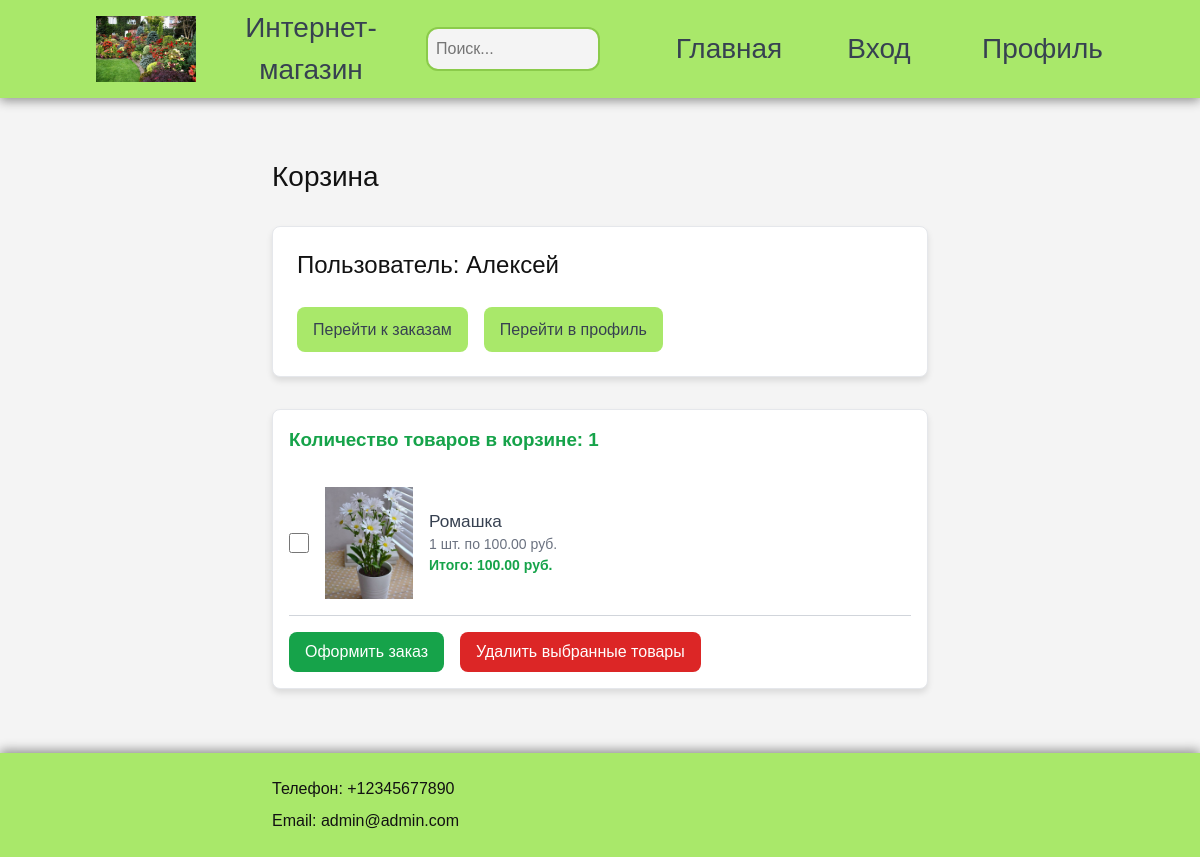
Screenshot of /cart/ (signed in) with the database file from the repository.
### shop/models.py (models this page shows, shortened)
class ShopUser(models.Model):
    email = models.EmailField(unique=True, verbose_name="Email")
    first_name = models.CharField(max_length=255, verbose_name="Имя")
    surname = models.CharField(max_length=255, verbose_name="Фамилия")
    phone_number = models.CharField(max_length=20, verbose_name="Телефон")
    password = models.CharField(max_length=128, verbose_name="Пароль")
    created_at = models.DateTimeField(auto_now_add=True, verbose_name="Дата регистрации")
    city = models.CharField(max_length=100, verbose_name="Город", default="Не указан")
    street = models.CharField(max_length=255, verbose_name="Улица", default="Не указана")
    house = models.CharField(max_length=20, verbose_name="Дом", default="Не указан")
    apartment = models.CharField(max_length=20, verbose_name="Квартира", blank=True, null=True)
    postal_code = models.CharField(max_length=20, verbose_name="Почтовый индекс", default="Не указан")

class Cart(models.Model):
    user = models.OneToOneField(ShopUser, on_delete=models.CASCADE, related_name="cart")
    created_at = models.DateTimeField(auto_now_add=True)

class CartItem(models.Model):
    cart = models.ForeignKey(Cart, related_name="items", on_delete=models.CASCADE)
    product = models.ForeignKey('Product', on_delete=models.CASCADE)
    quantity = models.PositiveIntegerField(default=0)
    is_selected = models.BooleanField(default=False)

class Product(models.Model):
    category = models.ForeignKey(Category, related_name='products', on_delete=models.CASCADE)
    name = models.CharField(max_length=200, db_index=True)
    slug = models.SlugField(max_length=200, db_index=True)
    image = models.ImageField(upload_to='products/%Y/%m/%d', blank=True)
    short_description = models.TextField(blank=True)
    description = models.TextField(blank=True)
    price = models.DecimalField(max_digits=10, decimal_places=2)
    stock = models.PositiveIntegerField()
    available = models.BooleanField(default=True)
    created = models.DateTimeField(auto_now_add=True)
    updated = models.DateTimeField(auto_now=True)
    class Meta:
        ordering = ('name',)
        index_together = (('id', 'slug'),)
    def get_absolute_url(self):
        return reverse('shop:product_detail',
                        args=[self.id, self.slug])

### shop/views.py (the view)
# urls.py: path('cart/', views.cart, name='cart'),
def cart(request): # страница корзины
    if 'user_id' not in request.session:
        return redirect('shop:registration')
    user = ShopUser.objects.get(id=request.session['user_id'])
    cart = user.cart  # Корзина пользователя
    return render(request, 'shop/cart.html', {'user': user, 'cart': cart})

### shop/templatetags/calculations.py (called while the page is built)
@register.filter
def multiply(value, arg):
    return value * arg

@register.filter
def sum_cart(items):
    i = 0
    for item in items:
        if item.quantity:
            i+=1*item.quantity
        else:
            i+=1
    return i

### shop/templates/shop/cart.html (shortened to what this page needs)
{% extends "shop/base.html" %}
{% load static %}
{% load calculations %}
{% block content %}
<h2>Корзина</h2>
<article class="profil_data">
    <article class="basket-content">
        <h3>Пользователь: {{ user.first_name }}</h3>
    </article>
    <article class="basket-content">
        <form method="post" action="{% url 'shop:order' %}">
            <button type="submit" class="profil-btn" style="width: 100%; padding: 0 1rem;">Перейти к заказам</button>
        </form>
        <form method="post" action="{% url 'shop:profil' %}">
            <button type="submit" class="profil-btn" style="width: 100%; padding: 0 1rem;">Перейти в профиль</button>
        </form>
    </article>
</article>
<article class="order_article">
    {% if cart.items.exists %}
    <form method="post" action="{% url 'shop:cart_action' %}">
            <section class="text-in">Количество товаров в корзине: {{ cart.items.all|sum_cart }}</section>
            {% for item in cart.items.all %}
            <section class="order-row">
                <input type="checkbox" name="selected_items" value="{{ item.id }}">
                <a class="order-images" href="{{ item.product.get_absolute_url }}">
                    <img src="{% if item.product.image %}{{ item.product.image.url }}{% else %}{% static 'img/err.jpg' %}{% endif %}">
                </a>
                <div class="order-details">
                    <a class="product-name" href="{{ item.product.get_absolute_url }}">{{ item.product.name }}</a>
                    <div class="product-info">
                        {{ item.quantity }} шт. по {{ item.product.price }} руб. <br>
                        <strong>Итого: {{ item.quantity|multiply:item.product.price }} руб.</strong>
                    </div>
                </div>
            </section>
            {% endfor %}
        <div class="basket-content">
            <button type="submit" class="order-btn btn-success" onclick="this.form.action.value='order'">
                Оформить заказ
            </button>
            <button type="submit" class="order-btn btn-danger" onclick="this.form.action.value='remove'">
                Удалить выбранные товары
            </button>
        </div>
    </form>
    {% else %}
        <section class="text-in">Корзина пуста</section>
    {% endif %}
</article>
{% endblock content %}

### shop/static/css/garden_store.css (style rules this page uses)
* { margin: 0; padding: 0; }
[data-theme="color"] { --body-bg: #f4f4f4; --form-bg: #ffffff; --header-bg: #A9E86A; --header-bg-dark: #8bcb4b; --dark: #121212; --gray: #374151; --link: #61afef; --link-hover: #2c83ca; --link-active: #375772; --hr: #a2a2a2; --shadow: #939393; --code-color: #888; --img-op: 1; }
body, html { margin: 0; padding: 0; width: 100%; height: 100%; }
body { color: var(--dark); background-color: var(--body-bg); font-family: 'Rubik', sans-serif; font-weight: 400; }
a { font-size: 26px; color: var(--link); text-decoration: none; }
h2 { font-size: 28px; margin-bottom: 2rem; }
h3 { font-size: 24px; margin-bottom: 1rem; }
form { display: flex; flex-direction: column; gap: 1rem; }
input { width: 70%; padding: 8px; border: 1px solid #ccc; border-radius: 5px; outline: none; transition: border-color 0.2s; }
.profil_data { display: grid; padding: 1.5rem; margin: 2rem 0; background-color: var(--form-bg); box-shadow: 0 4px 6px rgba(0, 0, 0, 0.1); border-radius: 0.5rem; border: 1px solid #e5e7eb; }
.basket-content { display: flex; gap: 1rem; align-items: center; }
.basket-content h3 { margin-bottom: 1.75rem; }
.profil-btn { width: 85%; height: 45px; border-radius: 0.5rem; font-size: 1rem; color: var(--gray); background-color: var(--header-bg); border: none; cursor: pointer; transition: transform 0.2s ease, background-color 0.2s ease; }
.order_article { padding: 1rem; margin: 2rem 0; background-color: var(--form-bg); box-shadow: 0 4px 6px rgba(0, 0, 0, 0.1); border-radius: 0.5rem; border: 1px solid #e5e7eb; }
.text-in { font-size: 1.175rem; font-weight: 600; color: #16a34a; }
.order-row { display: flex; align-items: center; gap: 1rem; padding: 1rem 0; border-bottom: 1px solid #d1d5db; }
.order-row input[type="checkbox"] { width: 1.25rem; height: 1.25rem; border-radius: 0.25rem; }
.order-images { width: 5.5rem; height: 7rem; }
.order-images img { width: 100%; height: 100%; object-fit: cover; }
.product-name { font-size: 1.075rem; font-weight: 500; color: var(--gray); }
.product-info { font-size: 0.875rem; color: #6b7280; }
.product-info strong { color: #16a34a; }
.order-btn { padding: 0.5rem 1rem; border-radius: 0.5rem; font-size: 1rem; color: var(--form-bg); border: none; cursor: pointer; transition: transform 0.2s ease, background-color 0.2s ease; }
.btn-success { background-color: #16a34a; }
.btn-danger { background-color: #dc2626; }

### rows the page displays
ShopUser: first_name "Алексей"
Cart: items.all|sum_cart "1"
CartItem: product.image (picture), product.name "Ромашка", quantity "1", product.price "100.00", quantity|multiply "100.00"
